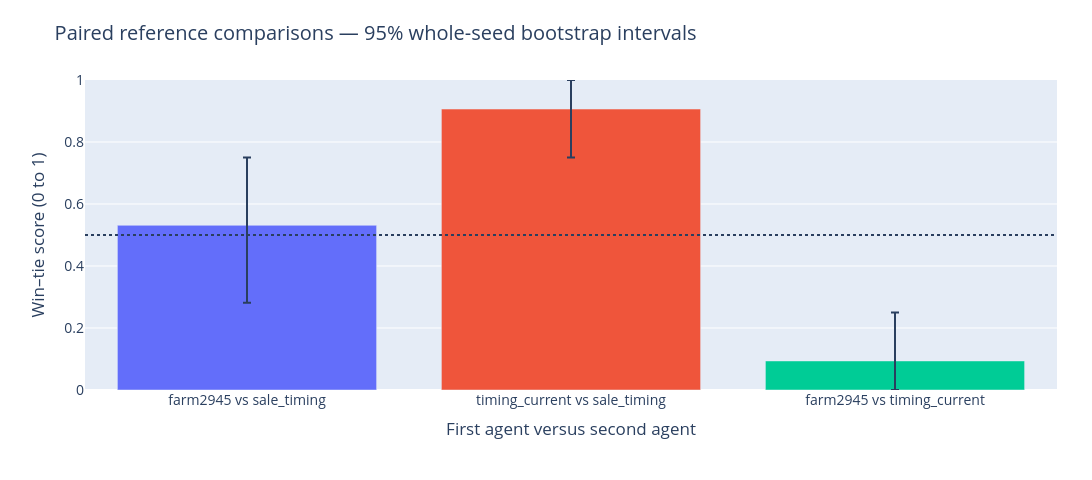

The code cell stored with this chart in its notebook:
### Markdown cell above
## Closed-loop win–tie outcomes
A win contributes 1, a tie 0.5, and a loss 0. Error bars use whole-seed resampling. The two seats share a seed cluster and must not be counted as two independent trials.

### Code cell
fig=go.Figure()
for c in COMPARISONS:
    lo,hi=c['win_tie_95_seed_bootstrap']
    fig.add_trace(go.Bar(x=[c['agent']+' vs '+c['opponent']],y=[c['score']],name=c['agent']+' vs '+c['opponent'],error_y=dict(type='data',symmetric=False,array=[max(0,hi-c['score'])],arrayminus=[max(0,c['score']-lo)])))
if not COMPARISONS: pending(fig)
fig.add_hline(y=.5,line_dash='dot')
fig.update_layout(title='Paired reference comparisons — 95% whole-seed bootstrap intervals',yaxis_title='Win–tie score (0 to 1)',xaxis_title='First agent versus second agent',showlegend=False)
fig.update_yaxes(range=[0,1])
show(fig)

### Figure 1 — Plotly figure (JSON) as saved in the notebook; plotly's stock layout.template omitted (floating-point values rounded to 4 significant figures)
{"data": [{"error_y": {"array": [0.2188], "arrayminus": [0.25], "symmetric": false, "type": "data"}, "name": "farm2945 vs sale_timing", "type": "bar", "x": ["farm2945 vs sale_timing"], "y": [0.5312]}, {"error_y": {"array": [0.09375], "arrayminus": [0.1562], "symmetric": false, "type": "data"}, "name": "timing_current vs sale_timing", "type": "bar", "x": ["timing_current vs sale_timing"], "y": [0.9062]}, {"error_y": {"array": [0.1562], "arrayminus": [0.09375], "symmetric": false, "type": "data"}, "name": "farm2945 vs timing_current", "type": "bar", "x": ["farm2945 vs timing_current"], "y": [0.09375]}], "layout": {"font": {"size": 14}, "height": 480, "margin": {"b": 90, "l": 85, "r": 35, "t": 80}, "shapes": [{"line": {"dash": "dot"}, "type": "line", "x0": 0, "x1": 1, "xref": "x domain", "y0": 0.5, "y1": 0.5, "yref": "y"}], "showlegend": false, "title": {"text": "Paired reference comparisons — 95% whole-seed bootstrap intervals"}, "width": 1100, "xaxis": {"title": {"text": "First agent versus second agent"}}, "yaxis": {"range": [0, 1], "title": {"text": "Win–tie score (0 to 1)"}}}}
